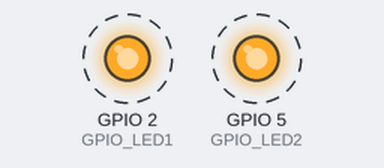
A program run on a simulated ESP32. Parts: output pins drawn as LEDs (lit = HIGH). Dashed ring = blinking. What the program prints to the serial monitor is not drawn.

Above: at 1.13 s.
Timing chart, 0 to 4.0 s (numbered marks = the images above):
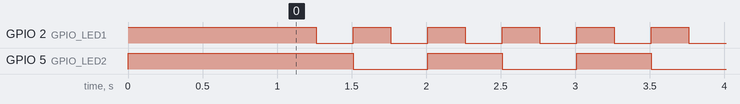

The program:

main.cpp
```cpp
#include <Arduino.h>
//#include <ESP.h>
#include <Wire.h>

#define GPIO_LED1 2
#define GPIO_LED2 5

#define GPIO_SDA 21
#define GPIO_SCL 22

void i2c_scanner(void);
void setup(void);
void loop(void);

void setup(void)
{
    Serial.begin(115200);
    pinMode(GPIO_LED1, OUTPUT);
    pinMode(GPIO_LED2, OUTPUT);
    digitalWrite(GPIO_LED1, HIGH);
    digitalWrite(GPIO_LED2, HIGH);
    log_d("Total heap: %d", ESP.getHeapSize());
    log_d("Free heap: %d", ESP.getFreeHeap());
    log_d("Total PSRAM: %d", ESP.getPsramSize());
    log_d("Free PSRAM: %d\n", ESP.getFreePsram());
    delay(1000);
    esp_chip_info_t chip_info;
    esp_chip_info(&chip_info);
    // get chip id
    uint64_t chipid;
    chipid = ESP.getEfuseMac();

    log_d("Hardware info");
    log_d("%d cores Wifi %s%s", chip_info.cores, (chip_info.features & CHIP_FEATURE_BT) ? "/BT" : "", (chip_info.features & CHIP_FEATURE_BLE) ? "/BLE" : "");
    log_d("Silicon revision: %d", chip_info.revision);
    log_d("ESP32 Chip model: %s Rev %d", ESP.getChipModel(), ESP.getChipRevision());
    log_d("ESP32 Chip ID: %04X%08X\n", (uint16_t)(chipid >> 32), (uint32_t)chipid);
    log_d("%dMB %s flash", spi_flash_get_chip_size() / (1024 * 1024), (chip_info.features & CHIP_FEATURE_EMB_FLASH) ? "embeded" : "external");
    i2c_scanner();
}

void i2c_scanner(void)
{
    Serial.println();
    Serial.println("I2C scanner. Scanning ...");
    byte count = 0;

    Wire.begin();
    for (byte i = 8; i < 120; i++)
    {
        Wire.beginTransmission(i);       // Begin I2C transmission Address (i)
        if (Wire.endTransmission() == 0) // Receive 0 = success (ACK response)
        {
            Serial.print("Found address: ");
            Serial.print(i, DEC);
            Serial.print(" (0x");
            Serial.print(i, HEX); // PCF8574 7 bit address
            Serial.println(")");
            count++;
        }
    }
    Serial.print("Found ");
    Serial.print(count, DEC); // numbers of devices
    Serial.println(" device(s).");
}

void loop(void)
{
    // put your main code here, to run repeatedly:
    digitalWrite(GPIO_LED1, HIGH);
    digitalWrite(GPIO_LED2, HIGH);
    delay(250);
    digitalWrite(GPIO_LED1, LOW);
    delay(250);
    digitalWrite(GPIO_LED1, HIGH);
    digitalWrite(GPIO_LED2, LOW);
    delay(250);
    digitalWrite(GPIO_LED1, LOW);
    delay(250);
}
```

Measured:
- by itself, GPIO 2 (GPIO_LED1): alternates HIGH for 0.25 s and LOW for 0.25 s
- by itself, GPIO 5 (GPIO_LED2): alternates HIGH for 0.50 s and LOW for 0.50 s
- by itself, everything shown: repeats every 1.0 s, in 4 steps
